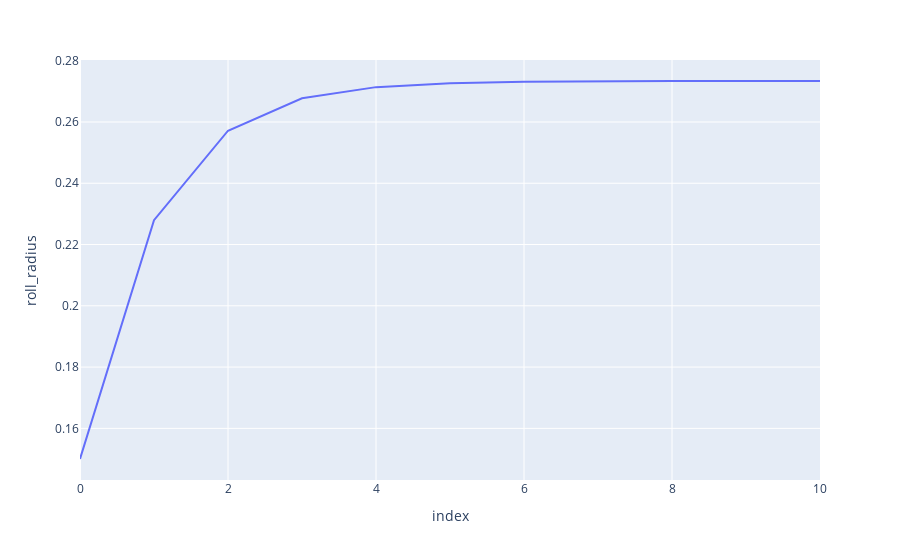

Notebook code for this chart:
### Code cell
px.line(df, y="roll_radius")

### Figure 1 — Plotly figure (JSON) as saved in the notebook; plotly's stock layout.template omitted (floating-point values rounded to 4 significant figures)
{"data": [{"hovertemplate": "index=%{x}<br>roll_radius=%{y}<extra></extra>", "legendgroup": "", "line": {"color": "#636efa", "dash": "solid"}, "marker": {"symbol": "circle"}, "mode": "lines", "name": "", "orientation": "v", "showlegend": false, "type": "scatter", "x": [0, 1, 2, 3, 4, 5, 6, 7, 8, 9, 10], "xaxis": "x", "y": [0.15, 0.228, 0.2571, 0.2677, 0.2714, 0.2727, 0.2731, 0.2733, 0.2733, 0.2734, 0.2734], "yaxis": "y"}], "layout": {"legend": {"tracegroupgap": 0}, "margin": {"t": 60}, "xaxis": {"anchor": "y", "domain": [0, 1], "title": {"text": "index"}}, "yaxis": {"anchor": "x", "domain": [0, 1], "title": {"text": "roll_radius"}}}}
